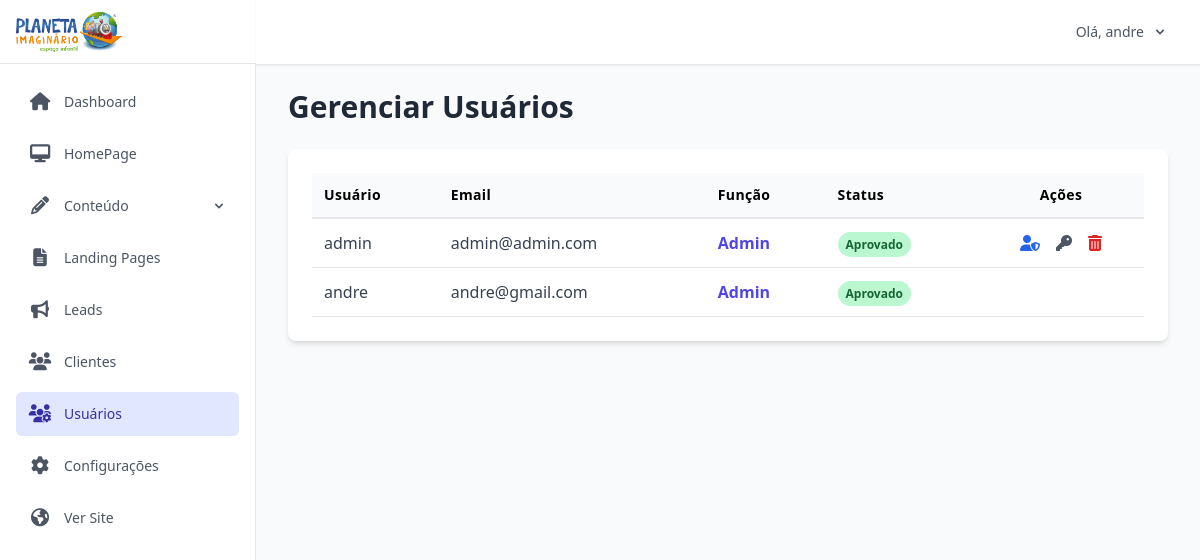
The app's page /dashboard/users (signed in), older data.
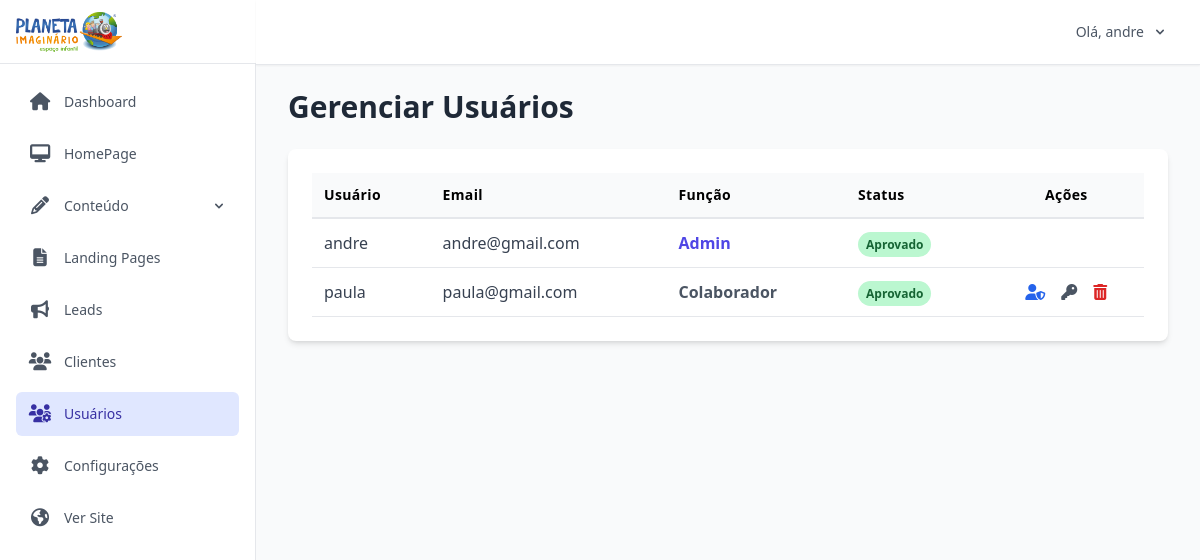
The same page, newer data.
### app/models.py (models this page shows, shortened)
class User(UserMixin, db.Model):
    id = db.Column(db.Integer, primary_key=True)
    username = db.Column(db.String(64), index=True, unique=True, nullable=False)
    email = db.Column(db.String(120), index=True, unique=True, nullable=False)
    password_hash = db.Column(db.String(256))
    role = db.Column(db.String(20), nullable=False, default='colaborador')
    is_approved = db.Column(db.Boolean, nullable=False, default=False, server_default='f')
    date_of_birth = db.Column(db.Date, nullable=True)
    created_at = db.Column(db.DateTime, default=datetime.utcnow)
    updated_at = db.Column(db.DateTime, default=datetime.utcnow, onupdate=datetime.utcnow)
    @property
    def is_admin(self):
        return self.role == 'admin'

### app/dashboard/routes.py (the view)
@bp.route('/users')
@login_required
@admin_required
def list_users():
    users = User.query.order_by(User.username).all()
    return render_template('dashboard/users.html', users=users, title="Gerenciar Usuários")

### app/dashboard/routes.py (called while the page is built)
def admin_required(f):
    @wraps(f)
    def decorated_function(*args, **kwargs):
        if not current_user.is_admin:
            abort(403) # Erro de "Proibido"
        return f(*args, **kwargs)
    return decorated_function

@bp.app_context_processor
def inject_global_variables():
    try:
        published_landing_pages = LandingPage.query.filter_by(is_published=True).order_by(LandingPage.title).all()
        site_settings = Settings.query.first()
        active_popup = Popup.query.filter_by(is_active=True).first()
        return dict(
            nav_landing_pages=published_landing_pages,
            site_settings=site_settings,
            active_popup=active_popup  # ✅ INJETA O POPUP
        )
    except Exception as e:
        print(f"Erro ao injetar variáveis globais: {e}")
        return dict(nav_landing_pages=[], site_settings=None, active_popup=None)

### app/main/routes.py (called while the page is built)
@bp.app_context_processor
def inject_global_variables():
    try:
        published_landing_pages = LandingPage.query.filter_by(is_published=True).order_by(LandingPage.title).all()
        site_settings = Settings.query.first()
        return dict(
            nav_landing_pages=published_landing_pages,
            site_settings=site_settings
        )
    except Exception as e:
        print(f"Erro ao injetar variáveis globais: {e}")
        return dict(
            nav_landing_pages=[],
            site_settings=None
        )

### app/templates/dashboard/users.html (shortened to what this page needs)
{% extends "dashboard/dashboard_base.html" %}
{% block dashboard_content %}
<div class="flex justify-between items-center mb-6">
    <h1 class="text-3xl font-bold text-gray-800">{{ title }}</h1>
</div>
<div class="bg-white p-6 rounded-lg shadow-md overflow-x-auto">
    <table class="w-full text-left">
        <thead class="bg-gray-50 border-b-2 border-gray-200">
            <tr>
                <th class="p-3 text-sm font-semibold tracking-wide">Usuário</th>
                <th class="p-3 text-sm font-semibold tracking-wide">Email</th>
                <th class="p-3 text-sm font-semibold tracking-wide">Função</th>
                <th class="p-3 text-sm font-semibold tracking-wide">Status</th>
                <th class="p-3 text-sm font-semibold tracking-wide text-center">Ações</th>
            </tr>
        </thead>
        <tbody>
            {% for user in users %}
            <tr class="border-b border-gray-200 hover:bg-gray-50">
                <td class="p-3 text-gray-700 font-medium">{{ user.username }}</td>
                <td class="p-3 text-gray-700">{{ user.email }}</td>
                <td class="p-3 text-gray-700">
                    <span class="font-semibold {% if user.is_admin %}text-indigo-600{% else %}text-gray-600{% endif %}">
                        {{ user.role|capitalize }}
                    </span>
                </td>
                <td class="p-3">
                    {% if user.is_approved %}
                        <span class="bg-green-200 text-green-800 text-xs font-semibold px-2 py-1 rounded-full">Aprovado</span>
                    {% else %}
                        <span class="bg-yellow-200 text-yellow-800 text-xs font-semibold px-2 py-1 rounded-full">Pendente</span>
                    {% endif %}
                </td>
                <td class="p-3">
                    <div class="flex items-center justify-center space-x-4">
                        {% if user.id != current_user.id %}
                        <form method="POST" action="{{ url_for('dashboard.toggle_admin', user_id=user.id) }}" class="inline-block">
                            <button type="submit" class="text-blue-600 hover:text-blue-800" title="Alternar Admin/Colaborador">
                                <i class="fas fa-user-shield"></i>
                            </button>
                        </form>
                        <a href="{{ url_for('dashboard.admin_reset_password', user_id=user.id) }}" class="text-gray-600 hover:text-gray-800" title="Redefinir Senha">
                            <i class="fas fa-key"></i>
                        </a>
                        <button type="button"
                                @click="deleteUrl = '{{ url_for('dashboard.delete_user', user_id=user.id) }}'; deleteModalOpen = true"
                                class="text-red-600 hover:text-red-800"
                                title="Excluir Usuário">
                            <i class="fas fa-trash-alt"></i>
                        </button>
                        {% endif %}
                    </div>
                </td>
            </tr>
            {% else %}
            <tr>
                <td colspan="5" class="p-3 text-center text-gray-500">Nenhum usuário encontrado.</td>
            </tr>
            {% endfor %}
        </tbody>
    </table>
</div>
{% endblock %}

### app/templates/dashboard/dashboard_base.html (shortened to what this page needs)
{% extends "base.html" %}
{% block content %}
<div x-data="{ mobileMenuOpen: false, contentMenuOpen: false, userMenuOpen: false, deleteModalOpen: false, deleteUrl: '' }" class="min-h-screen bg-gray-50 md:flex">
    <div class="hidden md:flex md:flex-shrink-0">
        <div class="flex flex-col w-64">
            <div class="flex items-center h-16 flex-shrink-0 px-4 bg-white border-b border-gray-200">
                <img class="h-10 w-auto" src="{{ url_for('static', filename='images/logo-planeta.webp') }}" alt="Logo Planeta Imaginário">
            </div>
            <div class="flex-1 flex flex-col overflow-y-auto bg-white border-r border-gray-200">
                <nav class="flex-1 px-4 py-4 space-y-2">
                    <a href="{{ url_for('dashboard.index') }}" class="{% if request.endpoint == 'dashboard.index' %}bg-indigo-100 text-indigo-800{% else %}text-gray-600 hover:bg-gray-100{% endif %} group flex items-center px-3 py-2 text-sm font-medium rounded-md">
                        <i class="fas fa-home mr-3 text-lg w-6 text-center"></i> Dashboard
                    </a>
                    <a href="{{ url_for('dashboard.edit_homepage') }}" class="{% if 'edit_homepage' in request.endpoint %}bg-indigo-100 text-indigo-800{% else %}text-gray-600 hover:bg-gray-100{% endif %} group flex items-center px-3 py-2 text-sm font-medium rounded-md">
                        <i class="fas fa-desktop mr-3 text-lg w-6 text-center"></i> HomePage
                    </a>
                    <div @click.away="contentMenuOpen = false" class="relative">
                        <button @click="contentMenuOpen = !contentMenuOpen" class="w-full text-left {% if 'post' in request.endpoint or 'category' in request.endpoint or 'popup' in request.endpoint %}bg-indigo-100 text-indigo-800{% else %}text-gray-600 hover:bg-gray-100{% endif %} group flex items-center px-3 py-2 text-sm font-medium rounded-md">
                            <i class="fas fa-pencil-alt mr-3 text-lg w-6 text-center"></i>
                            <span class="flex-1">Conteúdo</span>
                            <svg class="w-4 h-4 ml-2 transform transition-transform" :class="{'rotate-180': contentMenuOpen}" fill="currentColor" viewBox="0 0 20 20"><path fill-rule="evenodd" d="M5.293 7.293a1 1 0 011.414 0L10 10.586l3.293-3.293a1 1 0 111.414 1.414l-4 4a1 1 0 01-1.414 0l-4-4a1 1 0 010-1.414z" clip-rule="evenodd"></path></svg>
                        </button>
                    </div>
                    <a href="{{ url_for('dashboard.list_landing_pages') }}" class="{% if 'landing' in request.endpoint %}bg-indigo-100 text-indigo-800{% else %}text-gray-600 hover:bg-gray-100{% endif %} group flex items-center px-3 py-2 text-sm font-medium rounded-md">
                        <i class="fas fa-file-alt mr-3 text-lg w-6 text-center"></i> Landing Pages
                    </a>
                    <a href="{{ url_for('dashboard.leads') }}" class="{% if 'leads' in request.endpoint %}bg-indigo-100 text-indigo-800{% else %}text-gray-600 hover:bg-gray-100{% endif %} group flex items-center px-3 py-2 text-sm font-medium rounded-md">
                        <i class="fas fa-bullhorn mr-3 text-lg w-6 text-center"></i> Leads
                    </a>
                    <a href="{{ url_for('dashboard.list_clients') }}" class="{% if 'client' in request.endpoint %}bg-indigo-100 text-indigo-800{% else %}text-gray-600 hover:bg-gray-100{% endif %} group flex items-center px-3 py-2 text-sm font-medium rounded-md">
                        <i class="fas fa-users mr-3 text-lg w-6 text-center"></i> Clientes
                    </a>
                    <a href="{{ url_for('dashboard.list_users') }}" class="{% if 'user' in request.endpoint %}bg-indigo-100 text-indigo-800{% else %}text-gray-600 hover:bg-gray-100{% endif %} group flex items-center px-3 py-2 text-sm font-medium rounded-md">
                        <i class="fas fa-users-cog mr-3 text-lg w-6 text-center"></i> Usuários
                    </a>
                    <a href="{{ url_for('dashboard.settings') }}" class="{% if 'settings' in request.endpoint %}bg-indigo-100 text-indigo-800{% else %}text-gray-600 hover:bg-gray-100{% endif %} group flex items-center px-3 py-2 text-sm font-medium rounded-md">
                        <i class="fas fa-cog mr-3 text-lg w-6 text-center"></i> Configurações
                    </a>
                    <a href="{{ url_for('main.index') }}" target="_blank" class="text-gray-600 hover:bg-gray-100 group flex items-center px-3 py-2 text-sm font-medium rounded-md">
                        <i class="fas fa-globe-americas mr-3 text-lg w-6 text-center"></i> Ver Site
                    </a>
                </nav>
            </div>
        </div>
    </div>
    <div class="flex flex-col flex-1">
        <header class="sticky top-0 z-10 bg-white shadow-sm border-b border-gray-200">
            <div class="container mx-auto px-4 sm:px-6 lg:px-8">
                <div class="flex justify-between items-center h-16">
                    <div @click.away="userMenuOpen = false" class="relative">
                        <button @click="userMenuOpen = !userMenuOpen" class="flex items-center space-x-2 text-gray-600 text-sm hover:text-indigo-600">
                            <span>Olá, {{ current_user.username }}</span>
                            <svg class="w-4 h-4" fill="currentColor" viewBox="0 0 20 20"><path fill-rule="evenodd" d="M5.293 7.293a1 1 0 011.414 0L10 10.586l3.293-3.293a1 1 0 111.414 1.414l-4 4a1 1 0 01-1.414 0l-4-4a1 1 0 010-1.414z" clip-rule="evenodd"></path></svg>
                        </button>
                    </div>
                </div>
            </div>
        </header>
        <main class="flex-1">
            <div class="container mx-auto px-4 sm:px-6 lg:px-8 py-6">
                {% block dashboard_content %}{% endblock %}
            </div>
        </main>
    </div>
</div>
{% endblock %}

### app/templates/base.html (shortened to what this page needs)
<!DOCTYPE html>
<html lang="pt-BR">
<head>
    <script src="https://cdn.tailwindcss.com"></script>
    <link href="https://cdn.jsdelivr.net/npm/tom-select@2.2.2/dist/css/tom-select.css" rel="stylesheet">
    <link rel="stylesheet" href="https://cdnjs.cloudflare.com/ajax/libs/font-awesome/6.5.2/css/all.min.css" />
    <link href="https://cdn.jsdelivr.net/npm/quill@2.0.2/dist/quill.snow.css" rel="stylesheet">
</head>
<body class="bg-gray-100">
    {% block content %}{% endblock %}
</body>
</html>

Row changes from the older to the newer data that the page shows:
removed User: username "admin", email "admin@admin.com", role "Admin", is_approved "Aprovado"
added User: username "paula", email "paula@gmail.com", role "Colaborador", is_approved "Aprovado"
